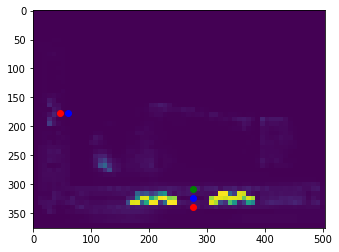
#> input picture data/footwear/sample.png, 339 x 252 px; its folder holds 2 pictures in this run
$ jupyter execute --allow-errors footwear.ipynb   (shell and % lines are left out)   (older library calls are emulated)
#> lines starting #> are read from the running program, lines starting #| are printed output that depends on the picture
<a href="https://colab.research.google.com/github/xihajun/Keep-learning/blob/master/code/footwear.ipynb" target="_parent"></a>

[cell 1]
from google.colab import drive
drive.mount('/content/drive')

[cell 2]
import os
os.chdir("./drive/My Drive/")

[cell 3]
os.chdir("./footwear_project")

[cell 4]
import numpy as np
import pandas as pd

import os

filelist = []
for dirname, _, filenames in os.walk('./footwear'):
    for filename in filenames:
        filelist.append(os.path.join(dirname,filename))
    break

[cell 5]
filelist

[cell 6]
from PIL import Image
import matplotlib.pyplot as plt
import seaborn as sns
from sklearn.utils import shuffle
import numpy as np
from skimage import io
import warnings

[cell 7]
from PIL import ImageTk, Image
for filename in filelist:
    img = Image.open(filename)
#> img is the input picture: PIL image 339x252 RGBA; mean R, G, B, A 111.4, 64.6, 123.9, 193
    box = (0,0, 240,176)
    region = img.crop(box)
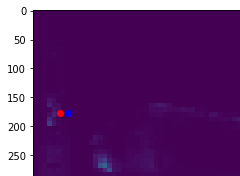
#> region: PIL image 240x176 RGBA; mean R, G, B, A 99.7, 46.7, 113.7, 208.9; transparent parts drawn white
    region.save(filename)
#> pass 2 of the loop `for filename in filelist:`:
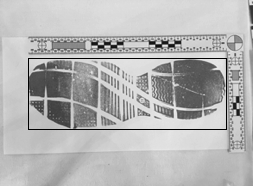
#> input picture data/footwear/x.png, 253 x 186 px
#> img is the input picture: PIL image 253x186 RGB; min 0, max 240, mean 180.4
#> `region = img.crop(box)`:
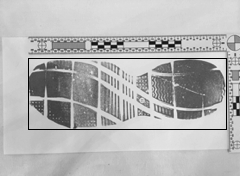
#> region: PIL image 240x176 RGB; min 0, max 240, mean 180

[cell 8]
from PIL import Image
#> (the rest of this cell did not finish here and is left out)

[cell 9]
original = plt.imread(filelist[1])
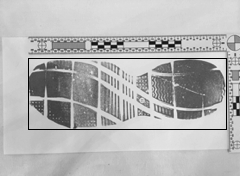
#> original: shape (176, 240, 3) float32; min 0, max 0.941, mean 0.706
#> (the rest of this cell did not finish here and is left out)

#> (a cell that did not finish here is left out)

#> (a cell that did not finish here is left out)

[cell 12]
import tensorflow as tf
from keras import Sequential
from keras.layers import Conv2D, MaxPooling2D, Activation, UpSampling2D, Cropping2D
from keras.layers.normalization import BatchNormalization

#> (a cell that did not finish here is left out)

#> (a cell that did not finish here is left out)

[cell 15]
original_list = []
#> (the rest of this cell did not finish here and is left out)

#> (a cell that did not finish here is left out)

#> (a cell that did not finish here is left out)

#> (a cell that did not finish here is left out)

#> (a cell that did not finish here is left out)

#> (a cell that did not finish here is left out)

[cell 21]
img = Image.open('./footwear/test/2.png')
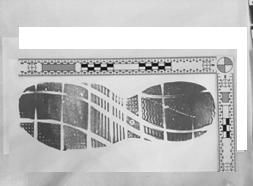
#> input picture data/footwear/test/2.png, 253 x 186 px, found by its file name
#> img is the input picture: PIL image 253x186 RGBA; mean R, G, B, A 190.9, 190.9, 190.9, 255
box = (0,0, 240,176)
region = img.crop(box)
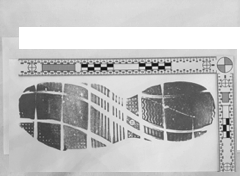
#> region: PIL image 240x176 RGBA; mean R, G, B, A 190.1, 190.1, 190.1, 255
region.save('./footwear/test/2.png')

[cell 22]
predic = plt.imread('./footwear/test/2.png')
plt.imshow(predic)

[cell 23]
x = np.delete(predic,3, axis = 2)
plt.imshow(x)
x.shape
#> Out = (176, 240, 3)
